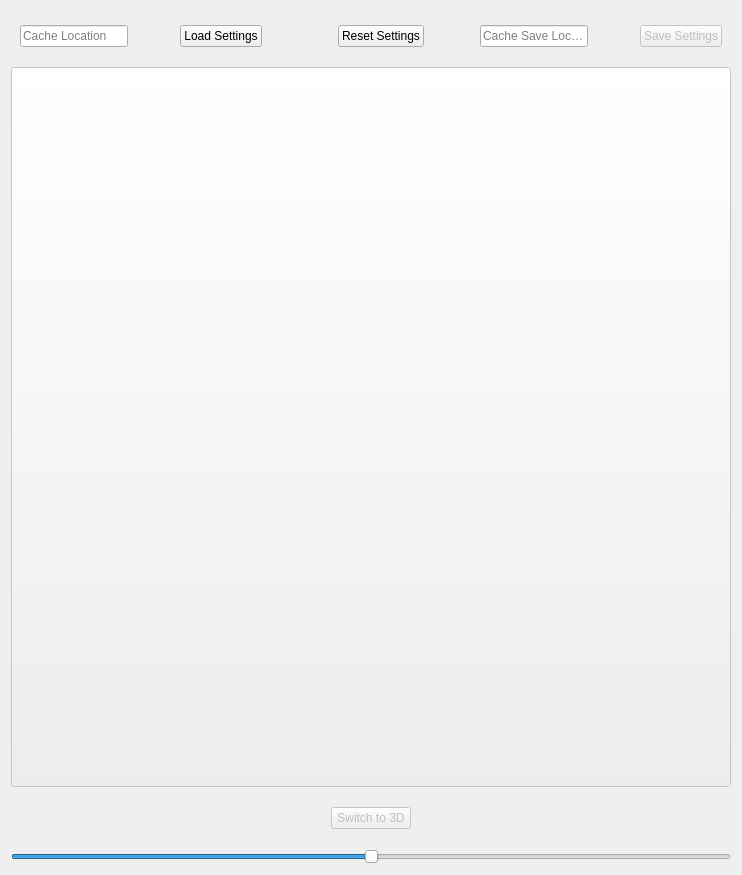
        <widget class="QWidget" name="imageLayout" native="true">
         <property name="minimumSize">
          <size>
           <width>0</width>
           <height>775</height>
          </size>
         </property>
         <layout class="QVBoxLayout" name="verticalLayout">
          <item>
           <widget class="QWidget" name="topLayoutWidget" native="true">
            <property name="sizePolicy">
             <sizepolicy hsizetype="MinimumExpanding" vsizetype="MinimumExpanding">
              <horstretch>0</horstretch>
              <verstretch>0</verstretch>
             </sizepolicy>
            </property>
            <property name="minimumSize">
             <size>
              <width>700</width>
              <height>50</height>
             </size>
            </property>
            <layout class="QHBoxLayout" name="horizontalLayout_2">
             <item>
              <widget class="QLineEdit" name="lineEdit">
               <property name="placeholderText">
                <string>Cache Location</string>
               </property>
              </widget>
             </item>
             <item>
              <widget class="QPushButton" name="pushButton">
               <property name="text">
                <string/>
               </property>
               <property name="icon">
                <iconset>
                 <normaloff>../../Uni/FMP/Terrain/ui/browseFolder.png</normaloff>../../Uni/FMP/Terrain/ui/browseFolder.png</iconset>
               </property>
               <property name="iconSize">
                <size>
                 <width>25</width>
                 <height>25</height>
                </size>
               </property>
               <property name="flat">
                <bool>true</bool>
               </property>
              </widget>
             </item>
             <item>
              <widget class="QPushButton" name="loadSettingsButton">
               <property name="enabled">
                <bool>true</bool>
               </property>
               <property name="text">
                <string>Load Settings</string>
               </property>
              </widget>
             </item>
             <item>
              <spacer name="horizontalSpacer_15">
               <property name="orientation">
                <enum>Qt::Horizontal</enum>
               </property>
               <property name="sizeHint" stdset="0">
                <size>
                 <width>50</width>
                 <height>20</height>
                </size>
               </property>
              </spacer>
             </item>
             <item>
              <widget class="QPushButton" name="resetSettingsButton">
               <property name="enabled">
                <bool>true</bool>
               </property>
               <property name="sizePolicy">
                <sizepolicy hsizetype="Fixed" vsizetype="Fixed">
                 <horstretch>0</horstretch>
                 <verstretch>0</verstretch>
                </sizepolicy>
               </property>
               <property name="autoFillBackground">
                <bool>false</bool>
               </property>
               <property name="text">
                <string>Reset Settings</string>
               </property>
               <property name="autoDefault">
                <bool>true</bool>
               </property>
               <property name="default">
                <bool>false</bool>
               </property>
               <property name="flat">
                <bool>false</bool>
               </property>
              </widget>
             </item>
             <item>
              <spacer name="horizontalSpacer">
               <property name="orientation">
                <enum>Qt::Horizontal</enum>
               </property>
               <property name="sizeType">
                <enum>QSizePolicy::Minimum</enum>
               </property>
               <property name="sizeHint" stdset="0">
                <size>
                 <width>50</width>
                 <height>20</height>
                </size>
               </property>
              </spacer>
             </item>
             <item>
              <widget class="QLineEdit" name="lineEdit_2">
               <property name="placeholderText">
                <string>Cache Save Location</string>
               </property>
              </widget>
             </item>
             <item>
              <widget class="QPushButton" name="pushButton_2">
               <property name="text">
                <string/>
               </property>
               <property name="icon">
                <iconset>
                 <normaloff>../../Uni/FMP/Terrain/ui/browseFolder.png</normaloff>../../Uni/FMP/Terrain/ui/browseFolder.png</iconset>
               </property>
               <property name="iconSize">
                <size>
                 <width>25</width>
                 <height>25</height>
                </size>
               </property>
               <property name="flat">
                <bool>true</bool>
               </property>
              </widget>
             </item>
             <item>
              <widget class="QPushButton" name="saveSettingsButton">
               <property name="enabled">
                <bool>false</bool>
               </property>
               <property name="text">
                <string>Save Settings</string>
               </property>
              </widget>
             </item>
            </layout>
            <zorder>loadSettingsButton</zorder>
            <zorder>saveSettingsButton</zorder>
            <zorder>resetSettingsButton</zorder>
            <zorder>lineEdit</zorder>
            <zorder>pushButton</zorder>
            <zorder>lineEdit_2</zorder>
            <zorder>pushButton_2</zorder>
            <zorder>horizontalSpacer</zorder>
            <zorder>horizontalSpacer_15</zorder>
           </widget>
          </item>
          <item>
           <widget class="QPushButton" name="imageButton">
            <property name="enabled">
             <bool>false</bool>
            </property>
            <property name="minimumSize">
             <size>
              <width>720</width>
              <height>720</height>
             </size>
            </property>
            <property name="maximumSize">
             <size>
              <width>720</width>
              <height>720</height>
             </size>
            </property>
            <property name="cursor">
             <cursorShape>CrossCursor</cursorShape>
            </property>
            <property name="autoFillBackground">
             <bool>true</bool>
            </property>
            <property name="text">
             <string/>
            </property>
            <property name="iconSize">
             <size>
              <width>720</width>
              <height>720</height>
             </size>
            </property>
            <property name="checkable">
             <bool>false</bool>
            </property>
            <property name="autoDefault">
             <bool>false</bool>
            </property>
            <property name="flat">
             <bool>false</bool>
            </property>
           </widget>
          </item>
          <item>
           <widget class="QWidget" name="bottomLayoutWidget" native="true">
            <property name="sizePolicy">
             <sizepolicy hsizetype="MinimumExpanding" vsizetype="MinimumExpanding">
              <horstretch>0</horstretch>
              <verstretch>0</verstretch>
             </sizepolicy>
            </property>
            <property name="minimumSize">
             <size>
              <width>700</width>
              <height>50</height>
             </size>
            </property>
            <layout class="QHBoxLayout" name="horizontalLayout">
             <item>
              <spacer name="horizontalSpacer_3">
               <property name="orientation">
                <enum>Qt::Horizontal</enum>
               </property>
               <property name="sizeHint" stdset="0">
                <size>
                 <width>78</width>
                 <height>20</height>
                </size>
               </property>
              </spacer>
             </item>
             <item>
              <widget class="QPushButton" name="switch3DButton">
               <property name="enabled">
                <bool>false</bool>
               </property>
               <property name="text">
                <string>Switch to 3D</string>
               </property>
              </widget>
             </item>
             <item>
              <spacer name="horizontalSpacer_4">
               <property name="orientation">
                <enum>Qt::Horizontal</enum>
               </property>
               <property name="sizeHint" stdset="0">
                <size>
                 <width>78</width>
                 <height>20</height>
                </size>
               </property>
              </spacer>
             </item>
            </layout>
           </widget>
          </item>
          <item>
           <widget class="QSlider" name="slider3D">
            <property name="maximum">
             <number>20</number>
            </property>
            <property name="value">
             <number>10</number>
            </property>
            <property name="orientation">
             <enum>Qt::Horizontal</enum>
            </property>
            <property name="invertedAppearance">
             <bool>false</bool>
            </property>
           </widget>
          </item>
         </layout>
        </widget>
